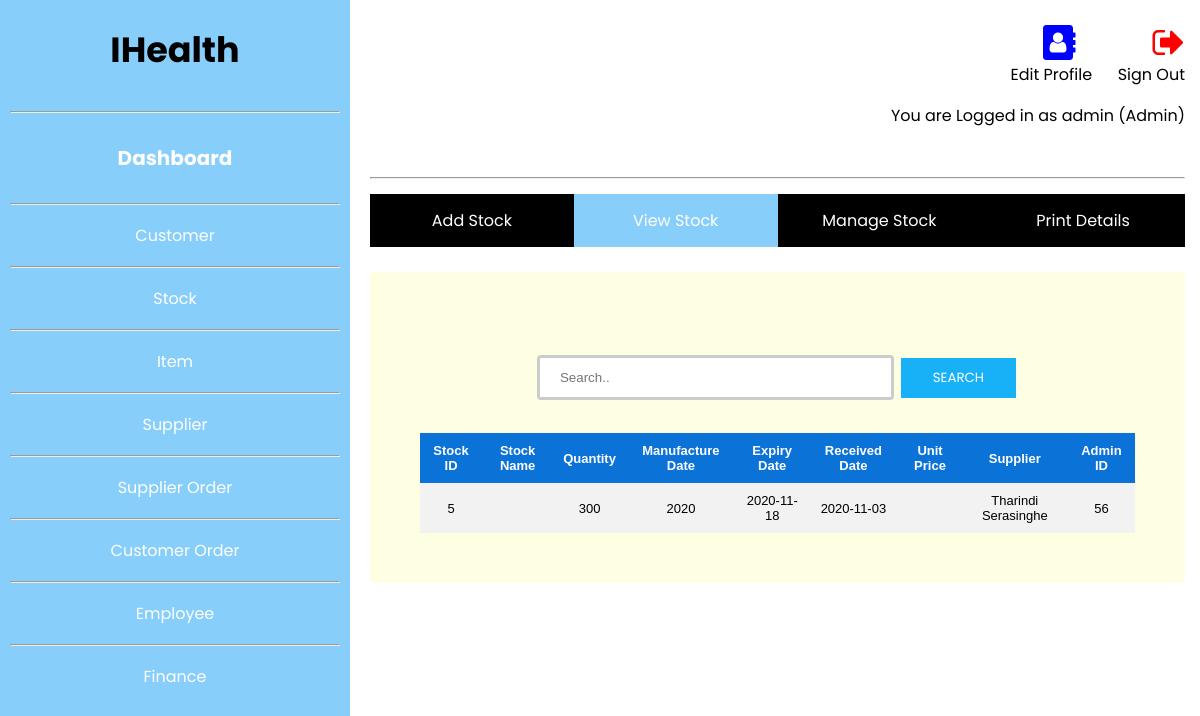
The app's page /src/Stock/ViewStock.php (signed in) with its own data.
### tables this page shows
CREATE TABLE `stock` (
  `id` int(11) NOT NULL,
  `quantity` int(11) NOT NULL,
  `price` int(11) NOT NULL,
  `supplier` text NOT NULL,
  `manufdate` int(11) NOT NULL,
  `expdate` date NOT NULL,
  `receivedate` date NOT NULL,
  `adminid` int(11) NOT NULL
);

### src/Stock/ViewStock.php (the view, shortened to what this page needs)
<?php
require_once('../../config/connection.php');
$result = mysqli_query($conn,"SELECT * FROM stock");
?>
<!DOCTYPE html>
<html lang="en">
<head>
<link rel="stylesheet" href="https://cdnjs.cloudflare.com/ajax/libs/font-awesome/4.7.0/css/font-awesome.min.css">
<link rel="stylesheet" href="../../public/css/View.css">
</head>
<body>
<?php
if (mysqli_num_rows($result) > 0) {
?>
<?php include('../../public/includes/header.php') ?>
  	<br>
  	<div class="row" style="margin-top: -18px;">
	<div class="navbar">
  		<ul>
		  <li><a href="AddStockDetails.php">Add Stock</a></li>
		  <li><a class="active" href="ViewStock.php">View Stock</a></li>
		  <li><a href="ManageStock.php">Manage Stock</a></li>
		  <li><a href="PrintDetails.php">Print Details</a></li>
		</ul>
		</div>
  	</div>
  	<br>
  	<div class="row form1">
  		<br>
  		<form action="#">
		    <center><input type="text" name="search" placeholder="Search..">
		  	<input type="submit" value="Search"></center>
		  	<br>
		  	<table>
			  <tr>
			    <th>Stock ID</th>
				<th>Stock Name</th>
			    <th>Quantity</th>
			    <th>Manufacture Date</th>
			    <th>Expiry Date</th>
                <th>Received Date</th>
			    <th>Unit Price</th>
				<th>Supplier</th>
				<th>Admin ID</th>
			  </tr>
			  	<?php
					while($row = mysqli_fetch_array($result)) {
				?>
			  <tr>
			    <td><?php echo $row["id"]; ?></td>
				<td><?php echo $row["name"]; ?></td>
			    <td><?php echo $row["quantity"]; ?></td>
			    <td><?php echo $row["manufdate"]; ?></td>
			    <td><?php echo $row["expdate"]; ?></td>
			    <td><?php echo $row["receivedate"]; ?></td>
				<td><?php echo $row["unit_price"]; ?></td>
			    <td><?php echo $row["supplier"]; ?></td>
				<td><?php echo $row["adminid"]; ?></td>
			  </tr>
			  	<?php
					}
				?>
			</table>
			<?php
				}
				else{
				    echo "No result found";
				}
			?>
		</form>
  	</div>
</div>
</body>
</html>

### public/css/View.css (style rules this page uses)
* { box-sizing: border-box; }
body { margin: 0; font-family: 'Poppins', sans-serif; }
input[type=text], select { width: 50%; padding: 12px 20px; margin: 8px 0; display: inline-block; border: 3px solid #ccc; border-radius: 4px; box-sizing: border-box; }
input[type=submit] { background-color: #18b1f8; border: none; color: white; padding: 10px 32px; text-decoration: none; margin: 4px 2px; font-family: 'Poppins', sans-serif; text-transform: uppercase; cursor: pointer; }
.form1 { border-radius: 5px; background-color: #fefee2; padding: 50px; }
.navbar { width: 100%; overflow: auto; }
ul { list-style-type: none; margin: 0; padding: 0; overflow: hidden; background-color: #000000; }
li { float: left; width:25%; }
li a { display: block; color: white; text-align: center; padding: 14px 16px; text-decoration: none; }
.active { background-color: #87CEFA; }
table { border-collapse: collapse; width: 100%; font-family:Arial, Helvetica, sans-serif; font-size: small; margin-left:auto; margin-right:auto; }
th, td { text-align: center; padding: 10px; }
tr:nth-child(even) { background-color: #f2f2f2 }
th { background-color: #0b72d7; color: white; }

### records on screen
stock: id "5", quantity "300", manufdate "2020", expdate "2020-11-18", receivedate "2020-11-03", supplier "Tharindi Serasinghe", adminid "56"

### other values on screen
$_SESSION['name'] "admin"
